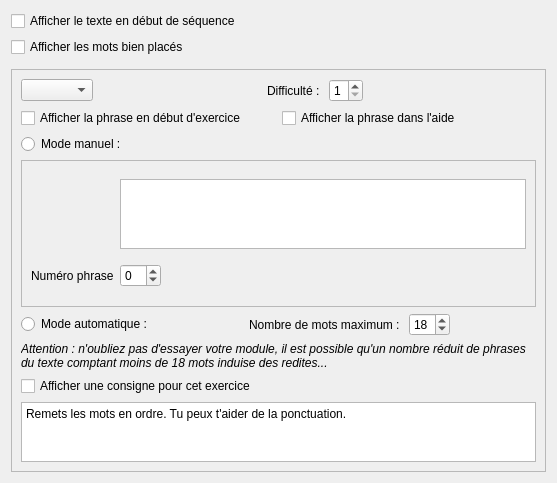
         <widget class="QWidget" name="MOMscrollAreaWidgetContents">
          <property name="geometry">
           <rect>
            <x>0</x>
            <y>0</y>
            <width>557</width>
            <height>483</height>
           </rect>
          </property>
          <layout class="QGridLayout" name="gridLayout_23">
           <item row="0" column="0">
            <layout class="QGridLayout" name="gridLayout_14">
             <item row="0" column="0">
              <widget class="QCheckBox" name="MOMchbAfficherTexte">
               <property name="text">
                <string>Afficher le texte en début de séquence</string>
               </property>
              </widget>
             </item>
             <item row="1" column="0">
              <widget class="QCheckBox" name="MOMchbAfficherMotsBienPlaces">
               <property name="toolTip">
                <string>Indique d'une couleur si les mots sont bien ou mal placés</string>
               </property>
               <property name="text">
                <string>Afficher les mots bien placés</string>
               </property>
              </widget>
             </item>
             <item row="1" column="3">
              <widget class="AbulEduFlatBoutonV1" name="MOMbtnAjouterExercice" native="true">
               <property name="toolTip">
                <string>Permet l'édition d'un nouvel exercice de type Mots mélangés</string>
               </property>
               <property name="text" stdset="0">
                <string>Ajouter un exercice</string>
               </property>
              </widget>
             </item>
             <item row="1" column="1">
              <spacer name="horizontalSpacer_12">
               <property name="orientation">
                <enum>Qt::Horizontal</enum>
               </property>
               <property name="sizeType">
                <enum>QSizePolicy::Preferred</enum>
               </property>
               <property name="sizeHint" stdset="0">
                <size>
                 <width>40</width>
                 <height>20</height>
                </size>
               </property>
              </spacer>
             </item>
             <item row="1" column="2">
              <spacer name="horizontalSpacer_47">
               <property name="orientation">
                <enum>Qt::Horizontal</enum>
               </property>
               <property name="sizeHint" stdset="0">
                <size>
                 <width>40</width>
                 <height>20</height>
                </size>
               </property>
              </spacer>
             </item>
             <item row="2" column="0" colspan="3">
              <widget class="AbulEduInstructionV1" name="MOMabeInstruction" native="true">
               <property name="minimumSize">
                <size>
                 <width>0</width>
                 <height>0</height>
                </size>
               </property>
              </widget>
             </item>
            </layout>
           </item>
           <item row="1" column="0">
            <widget class="QFrame" name="MOMfrParametresExercice">
             <property name="frameShape">
              <enum>QFrame::StyledPanel</enum>
             </property>
             <property name="frameShadow">
              <enum>QFrame::Raised</enum>
             </property>
             <layout class="QGridLayout" name="gridLayout_3">
              <item row="0" column="0" colspan="2">
               <layout class="QHBoxLayout" name="MOMhlNumeroExercice">
                <item>
                 <widget class="QComboBox" name="MOMcbNumeroExercice"/>
                </item>
                <item>
                 <spacer name="horizontalSpacer_36">
                  <property name="orientation">
                   <enum>Qt::Horizontal</enum>
                  </property>
                  <property name="sizeHint" stdset="0">
                   <size>
                    <width>40</width>
                    <height>20</height>
                   </size>
                  </property>
                 </spacer>
                </item>
                <item>
                 <widget class="QLabel" name="MOMlblDifficulte">
                  <property name="text">
                   <string>Difficulté : </string>
                  </property>
                 </widget>
                </item>
                <item>
                 <widget class="QSpinBox" name="MOMsbDifficulte">
                  <property name="toolTip">
                   <string>de 1 (très facile) à 5 (très difficile)</string>
                  </property>
                  <property name="minimum">
                   <number>1</number>
                  </property>
                  <property name="maximum">
                   <number>5</number>
                  </property>
                 </widget>
                </item>
                <item>
                 <spacer name="horizontalSpacer_37">
                  <property name="orientation">
                   <enum>Qt::Horizontal</enum>
                  </property>
                  <property name="sizeHint" stdset="0">
                   <size>
                    <width>40</width>
                    <height>20</height>
                   </size>
                  </property>
                 </spacer>
                </item>
                <item>
                 <widget class="AbulEduFlatBoutonV1" name="MOMbtnDeleteCurrentExercise" native="true">
                  <property name="text" stdset="0">
                   <string>Supprimer cet exercice</string>
                  </property>
                 </widget>
                </item>
               </layout>
              </item>
              <item row="4" column="0" colspan="2">
               <layout class="QVBoxLayout" name="verticalLayout_4">
                <item>
                 <widget class="QRadioButton" name="MOMrbModeManuel">
                  <property name="toolTip">
                   <string>Choix manuel d'une phrase</string>
                  </property>
                  <property name="text">
                   <string>Mode manuel : </string>
                  </property>
                  <property name="checked">
                   <bool>false</bool>
                  </property>
                 </widget>
                </item>
                <item>
                 <widget class="QFrame" name="MOMfrModeManuel">
                  <property name="frameShape">
                   <enum>QFrame::StyledPanel</enum>
                  </property>
                  <property name="frameShadow">
                   <enum>QFrame::Raised</enum>
                  </property>
                  <layout class="QGridLayout" name="gridLayout_17">
                   <item row="0" column="0">
                    <widget class="AbulEduFlatBoutonV1" name="MOMbtnChoixMots" native="true">
                     <property name="toolTip">
                      <string>Permet de choisir la phrase dans le texte</string>
                     </property>
                     <property name="text" stdset="0">
                      <string>Choix</string>
                     </property>
                    </widget>
                   </item>
                   <item row="0" column="2" colspan="2">
                    <widget class="QTextEdit" name="MOMteMotsModeManuel">
                     <property name="maximumSize">
                      <size>
                       <width>16777215</width>
                       <height>70</height>
                      </size>
                     </property>
                    </widget>
                   </item>
                   <item row="1" column="0">
                    <widget class="QLabel" name="MOMlblNumeroPhrase">
                     <property name="text">
                      <string>Numéro phrase</string>
                     </property>
                    </widget>
                   </item>
                   <item row="1" column="2">
                    <widget class="QSpinBox" name="MOMsbNumeroPhrase">
                     <property name="toolTip">
                      <string>Choisir une phrase d'après son numéro d'ordre</string>
                     </property>
                     <property name="minimum">
                      <number>-1</number>
                     </property>
                    </widget>
                   </item>
                   <item row="1" column="3">
                    <spacer name="horizontalSpacer_6">
                     <property name="orientation">
                      <enum>Qt::Horizontal</enum>
                     </property>
                     <property name="sizeHint" stdset="0">
                      <size>
                       <width>40</width>
                       <height>20</height>
                      </size>
                     </property>
                    </spacer>
                   </item>
                  </layout>
                 </widget>
                </item>
               </layout>
              </item>
              <item row="5" column="0" colspan="2">
               <layout class="QGridLayout" name="gridLayout_40">
                <item row="0" column="3">
                 <widget class="QSpinBox" name="MOMsbNbMotsMaxAuto">
                  <property name="accelerated">
                   <bool>true</bool>
                  </property>
                  <property name="minimum">
                   <number>2</number>
                  </property>
                  <property name="value">
                   <number>18</number>
                  </property>
                 </widget>
                </item>
                <item row="0" column="0">
                 <widget class="QRadioButton" name="MOMrbModeAutomatique">
                  <property name="toolTip">
                   <string>Choix aléatoire d'une phrase</string>
                  </property>
                  <property name="text">
                   <string>Mode automatique : </string>
                  </property>
                  <property name="checked">
                   <bool>false</bool>
                  </property>
                 </widget>
                </item>
                <item row="0" column="1">
                 <spacer name="horizontalSpacer_18">
                  <property name="orientation">
                   <enum>Qt::Horizontal</enum>
                  </property>
                  <property name="sizeHint" stdset="0">
                   <size>
                    <width>40</width>
                    <height>20</height>
                   </size>
                  </property>
                 </spacer>
                </item>
                <item row="0" column="2">
                 <widget class="QLabel" name="MOMlblNbMotsMaxAuto">
                  <property name="text">
                   <string>Nombre de mots maximum : </string>
                  </property>
                 </widget>
                </item>
                <item row="0" column="4">
                 <spacer name="horizontalSpacer_19">
                  <property name="orientation">
                   <enum>Qt::Horizontal</enum>
                  </property>
                  <property name="sizeHint" stdset="0">
                   <size>
                    <width>40</width>
                    <height>20</height>
                   </size>
                  </property>
                 </spacer>
                </item>
                <item row="1" column="0" colspan="5">
                 <widget class="QLabel" name="MOMlblWarningNbMotsMaxAuto">
                  <property name="font">
                   <font>
                    <italic>true</italic>
                   </font>
                  </property>
                  <property name="text">
                   <string>Attention : n'oubliez pas d'essayer votre module, il est possible qu'un nombre réduit de phrases du texte comptant moins de 18 mots induise des redites...</string>
                  </property>
                  <property name="wordWrap">
                   <bool>true</bool>
                  </property>
                 </widget>
                </item>
               </layout>
              </item>
              <item row="3" column="0">
               <widget class="QCheckBox" name="MOMchbAfficherPhraseExercice">
                <property name="text">
                 <string>Afficher la phrase en début d'exercice</string>
                </property>
               </widget>
              </item>
              <item row="7" column="0" colspan="2">
               <widget class="QTextEdit" name="MOMteConsigneExercice">
                <property name="maximumSize">
                 <size>
                  <width>16777215</width>
                  <height>60</height>
                 </size>
                </property>
                <property name="html">
                 <string>&lt;!DOCTYPE HTML PUBLIC &quot;-//W3C//DTD HTML 4.0//EN&quot; &quot;http://www.w3.org/TR/REC-html40/strict.dtd&quot;&gt;
&lt;html&gt;&lt;head&gt;&lt;meta name=&quot;qrichtext&quot; content=&quot;1&quot; /&gt;&lt;style type=&quot;text/css&quot;&gt;
p, li { white-space: pre-wrap; }
&lt;/style&gt;&lt;/head&gt;&lt;body style=&quot; font-family:'Ubuntu'; font-size:11pt; font-weight:400; font-style:normal;&quot;&gt;
&lt;p style=&quot; margin-top:0px; margin-bottom:0px; margin-left:0px; margin-right:0px; -qt-block-indent:0; text-indent:0px;&quot;&gt;&lt;span style=&quot; font-family:'Sans Serif'; font-size:9pt;&quot;&gt;Remets les mots en ordre. Tu peux t'aider de la ponctuation.&lt;/span&gt;&lt;/p&gt;&lt;/body&gt;&lt;/html&gt;</string>
                </property>
               </widget>
              </item>
              <item row="6" column="0" colspan="2">
               <widget class="QCheckBox" name="MOMchbAfficherConsigneExercice">
                <property name="text">
                 <string>Afficher une consigne pour cet exercice</string>
                </property>
               </widget>
              </item>
              <item row="3" column="1">
               <widget class="QCheckBox" name="MOMchbAfficherPhraseAide">
                <property name="text">
                 <string>Afficher la phrase dans l'aide</string>
                </property>
               </widget>
              </item>
             </layout>
            </widget>
           </item>
          </layout>
         </widget>
